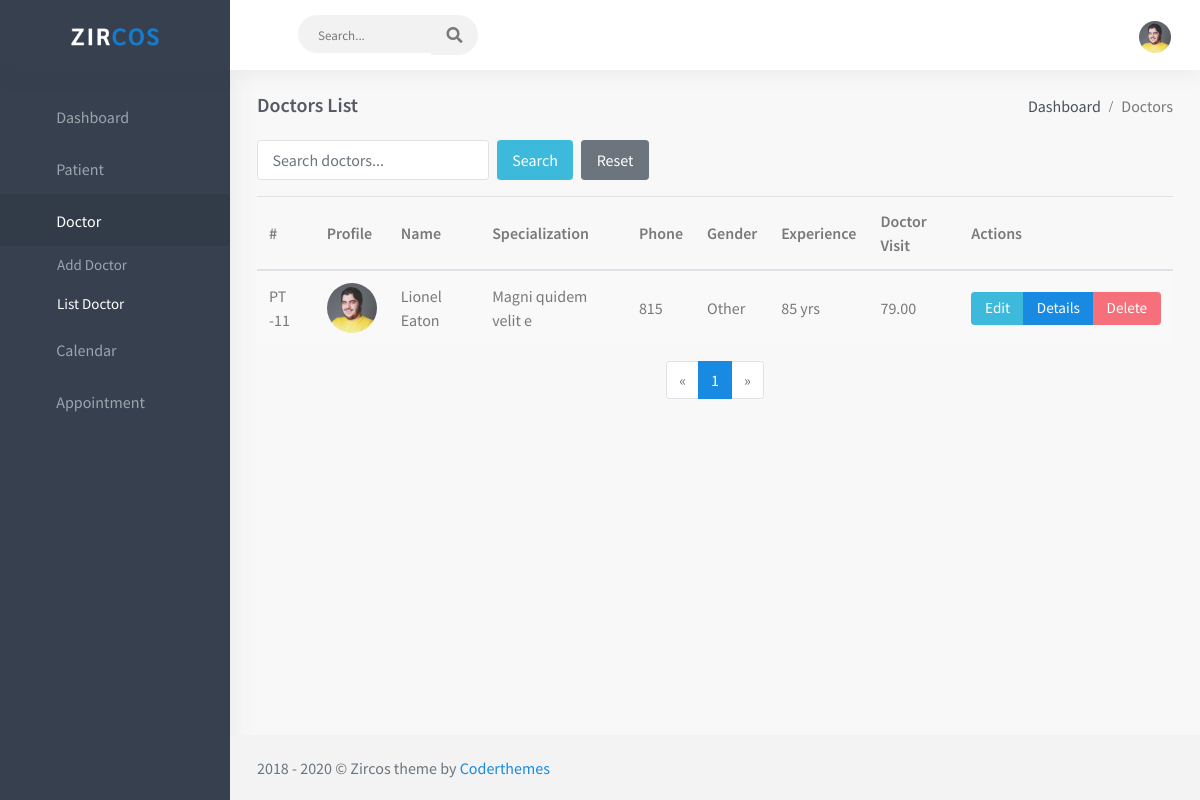
Screenshot of /doctors/list with the database file from the repository.
### core/models.py (models this page shows, shortened)
class Doctor(models.Model):
    STATUS_CHOICES = [
        ('Active', 'Active'),
        ('Deactivated', 'Deactivated'),
    ]
    GENDER_CHOICES = [
        ('Male', 'Male'),
        ('Female', 'Female'),
        ('Other', 'Other'),
    ]
    user = models.OneToOneField(User, on_delete=models.CASCADE, null=True, blank=True)
    doctor_id = models.AutoField(primary_key=True)  # unique ID
    first_name = models.CharField(max_length=100)
    last_name = models.CharField(max_length=100)
    specialization = models.CharField(max_length=150)
    mobile_number = models.CharField(max_length=20)
    email = models.EmailField(blank=True, null=True)
    address = models.TextField(blank=True, null=True)
    dob = models.DateField(blank=True, null=True)
    gender = models.CharField(max_length=10, choices=GENDER_CHOICES, blank=True, null=True)
    experience = models.PositiveIntegerField(blank=True, null=True)
    licence_number = models.CharField(max_length=50, blank=True, null=True)
    doctor_visit_fees = models.DecimalField(max_digits=10, decimal_places=2)
    status = models.CharField(max_length=20, choices=STATUS_CHOICES)
    profile_image = models.ImageField(upload_to='doctor_profiles/', blank=True, null=True)
    created_at = models.DateTimeField(auto_now_add=True)
    class Meta:
        ordering = ['-created_at']  # DESC order

### core/views.py (the view, shortened to what this page needs)
# urls.py: path('doctors/list', views.doctor_list, name='doctor_list'),
def doctor_list(request):
    query = request.GET.get('q', '')
    doctors = Doctor.objects.all().order_by('-created_at')  # Descending order
    paginator = Paginator(doctors, 10)  # 10 doctors per page
    page_number = request.GET.get('page')
    page_obj = paginator.get_page(page_number)
    context = {
        'doctors': page_obj.object_list,
        'page_obj': page_obj,
        'query': query,
    }
    return render(request, 'clinic/doctor_list.html', context)

### templates/clinic/doctor_list.html (shortened to what this page needs)
{% extends "base.html" %}
{% load static %}
{% block content %}
<div class="row">
    <div class="col-12">
        <div class="page-title-box">
            <div class="page-title-right">
                <ol class="breadcrumb m-0">
                    <li class="breadcrumb-item"><a href="{% url 'dashboard' %}">Dashboard</a></li>
                    <li class="breadcrumb-item active">Doctors</li>
                </ol>
            </div>
            <h4 class="page-title">Doctors List</h4>
        </div>
        <form method="get" class="form-inline mb-3">
            <input type="text" name="q" value="{{ query }}" class="form-control mr-2" placeholder="Search doctors...">
            <button type="submit" class="btn btn-info">Search</button>
            <a href="{% url 'doctor_list' %}" class="btn btn-secondary ml-2">Reset</a>
        </form>
        <div class="table-responsive">
            <table class="table table-hover table-centered table-striped mb-0">
                <thead>
                    <tr>
                        <th>#</th>
                        <th>Profile</th>
                        <th>Name</th>
                        <th>Specialization</th>
                        <th>Phone</th>
                        <th>Gender</th>
                        <th>Experience</th>
                        <th>Doctor Visit</th>
                        <th>Actions</th>
                    </tr>
                </thead>
                <tbody>
                    {% for doctor in doctors %}
                    <tr>
                        <td>PT -{{ doctor.doctor_id }}</td>
                        <td>
                            {% if doctor.profile_image %}
                                <img src="{{ doctor.profile_image.url }}" class="rounded-circle" width="50" height="50">
                            {% else %}
                                <img src="{% static 'assets/images/users/avatar-1.jpg' %}" class="rounded-circle" width="50" height="50">
                            {% endif %}
                        </td>
                        <td>{{ doctor.first_name }} {{ doctor.last_name }}</td>
                        <td>{{ doctor.specialization }}</td>
                        <td>{{ doctor.mobile_number }}</td>
                        <td>{{ doctor.gender }}</td>
                        <td>{{ doctor.experience }} yrs</td>
                    <td>{{ doctor.doctor_visit_fees }}</td>
                        <td>
    <div class="btn-group" role="group" aria-label="Actions">
        <a href="{% url 'doctor_edit' doctor.doctor_id %}" class="btn btn-info btn-sm">Edit</a>
        <a href="{% url 'doctor_details' doctor.doctor_id %}" class="btn btn-primary btn-sm">Details</a>
        <button class="btn btn-danger btn-sm delete-doctor" data-url="{% url 'doctor_delete' doctor.doctor_id %}">Delete</button>
    </div>
</td>
                    </tr>
                    {% empty %}
                    <tr>
                        <td colspan="9" class="text-center">No doctors found.</td>
                    </tr>
                    {% endfor %}
                </tbody>
            </table>
        </div>
        <nav aria-label="Page navigation" class="mt-3">
            <ul class="pagination justify-content-center">
                {% if page_obj.has_previous %}
                <li class="page-item">
                    <a class="page-link" href="?q={{ query }}&page={{ page_obj.previous_page_number }}" aria-label="Previous">
                        <span aria-hidden="true">&laquo;</span>
                    </a>
                </li>
                {% else %}
                <li class="page-item disabled"><span class="page-link">&laquo;</span></li>
                {% endif %}
                {% for num in page_obj.paginator.page_range %}
                    {% if page_obj.number == num %}
                        <li class="page-item active"><span class="page-link">{{ num }}</span></li>
                    {% elif num > page_obj.number|add:'-3' and num < page_obj.number|add:'3' %}
                        <li class="page-item"><a class="page-link" href="?q={{ query }}&page={{ num }}">{{ num }}</a></li>
                    {% endif %}
                {% endfor %}
                {% if page_obj.has_next %}
                <li class="page-item">
                    <a class="page-link" href="?q={{ query }}&page={{ page_obj.next_page_number }}" aria-label="Next">
                        <span aria-hidden="true">&raquo;</span>
                    </a>
                </li>
                {% else %}
                <li class="page-item disabled"><span class="page-link">&raquo;</span></li>
                {% endif %}
            </ul>
        </nav>
    </div>
</div>
{% endblock %}

### rows the page displays
Doctor: doctor_id "11", first_name "Lionel", last_name "Eaton", specialization "Magni quidem velit e", mobile_number "815", gender "Other", experience "85", doctor_visit_fees "79.00"

### other values shown
{{ num }} "1"
